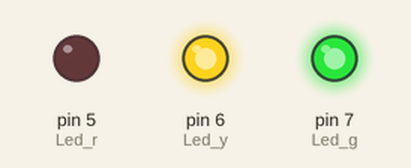
This sketch was run on a simulated Arduino Uno, built with avr-gcc and run on an emulated ATmega328P. On the bench: output pins drawn as LEDs (lit = HIGH).

Above: at 0.05 s.
At 3.85 s:
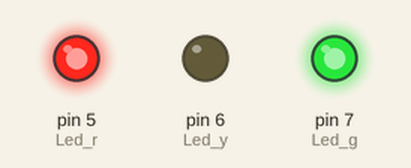
At 5.85 s:
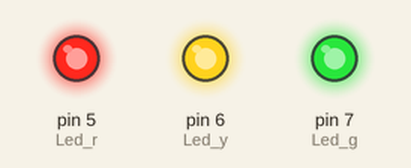
At 7.75 s:
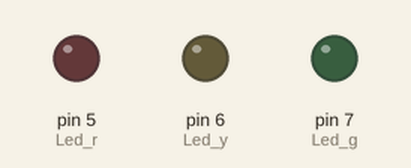
Timing chart, 0 to 8.1 s (numbered marks = the images above):
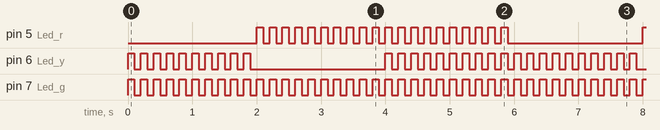

The sketch:

blinking_10_times_with_combination_of_different_light_colors.ino
```cpp
int Led_y = 6;
int Led_g = 7;
int Led_r = 5;

void setup()
{
  pinMode(Led_y, OUTPUT);
  pinMode(Led_g, OUTPUT);
  pinMode(Led_r, OUTPUT);
}

void loop()
{
  for (int x = 0; x < 30; x++)
  {
    if (x < 10)
    {
      // Green + Yellow
      digitalWrite(Led_g, HIGH);
      digitalWrite(Led_y, HIGH);

      delay(100);

      digitalWrite(Led_g, LOW);
      digitalWrite(Led_y, LOW);
    }
    else if (x < 20)
    {
      // Green + Red
      digitalWrite(Led_g, HIGH);
      digitalWrite(Led_r, HIGH);

      delay(100);

      digitalWrite(Led_g, LOW);
      digitalWrite(Led_r, LOW);
    }
    else
    {
      // Green + Yellow + Red
      digitalWrite(Led_g, HIGH);
      digitalWrite(Led_y, HIGH);
      digitalWrite(Led_r, HIGH);

      delay(100);

      digitalWrite(Led_g, LOW);
      digitalWrite(Led_y, LOW);
      digitalWrite(Led_r, LOW);
    }

    delay(100);
  }
}
```

Measured:
- by itself, pin 5 (Led_r): moves between LOW and HIGH, repeating every 6.0 s
- by itself, pin 6 (Led_y): repeats every 6.0 s: HIGH 0.10 s, LOW 2.1 s, 19 × (HIGH 0.10 s, LOW 0.10 s)
- by itself, pin 7 (Led_g): alternates HIGH for 0.10 s and LOW for 0.10 s
